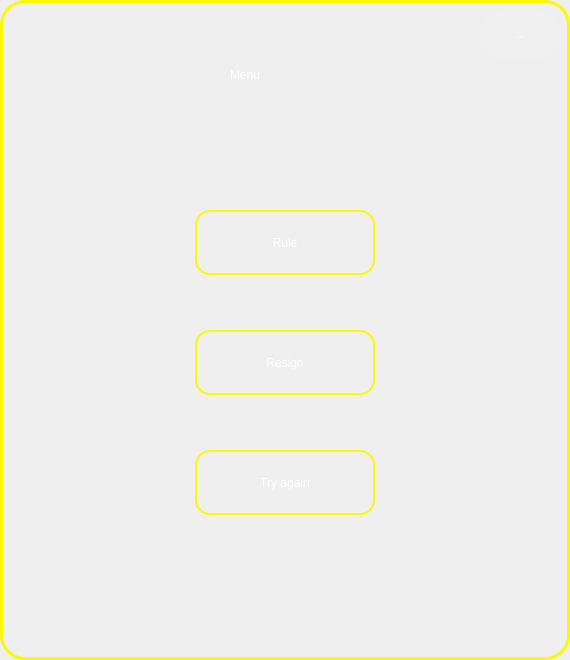
<?xml version="1.0" encoding="UTF-8"?>
<ui version="4.0">
 <class>RightClick</class>
 <widget class="QFrame" name="RightClick">
  <property name="geometry">
   <rect>
    <x>0</x>
    <y>0</y>
    <width>570</width>
    <height>660</height>
   </rect>
  </property>
  <property name="windowTitle">
   <string>Frame</string>
  </property>
  <property name="styleSheet">
   <string notr="true">#RightClick{
border-radius:25px;
border:3px solid rgb(249, 249, 0);
background-image: url(:/images/rule_background.png);
}</string>
  </property>
  <property name="frameShape">
   <enum>QFrame::StyledPanel</enum>
  </property>
  <property name="frameShadow">
   <enum>QFrame::Raised</enum>
  </property>
  <widget class="QLabel" name="menu">
   <property name="geometry">
    <rect>
     <x>230</x>
     <y>30</y>
     <width>150</width>
     <height>90</height>
    </rect>
   </property>
   <property name="styleSheet">
    <string notr="true">font: 36pt &quot;Blackadder ITC&quot;;
color:white;</string>
   </property>
   <property name="text">
    <string>Menu</string>
   </property>
  </widget>
  <widget class="QToolButton" name="rule">
   <property name="geometry">
    <rect>
     <x>195</x>
     <y>210</y>
     <width>180</width>
     <height>65</height>
    </rect>
   </property>
   <property name="styleSheet">
    <string notr="true">border-radius:15px;
border:2px solid rgb(249, 249, 0);
background-color: rgba(255, 255, 254, 0);
font: italic 20pt &quot;Bodoni MT&quot;;
color:white;</string>
   </property>
   <property name="text">
    <string>Rule</string>
   </property>
  </widget>
  <widget class="QToolButton" name="resign">
   <property name="geometry">
    <rect>
     <x>195</x>
     <y>330</y>
     <width>180</width>
     <height>65</height>
    </rect>
   </property>
   <property name="styleSheet">
    <string notr="true">border-radius:15px;
border:2px solid rgb(249, 249, 0);
background-color: rgba(255, 255, 254, 0);
font: italic 20pt &quot;Bodoni MT&quot;;
color:white;</string>
   </property>
   <property name="text">
    <string>Resign</string>
   </property>
  </widget>
  <widget class="QToolButton" name="tryAgain">
   <property name="geometry">
    <rect>
     <x>195</x>
     <y>450</y>
     <width>180</width>
     <height>65</height>
    </rect>
   </property>
   <property name="styleSheet">
    <string notr="true">border-radius:15px;
border:2px solid rgb(249, 249, 0);
background-color: rgba(255, 255, 254, 0);
font: italic 20pt &quot;Bodoni MT&quot;;
color:white;</string>
   </property>
   <property name="text">
    <string>Try again</string>
   </property>
  </widget>
  <widget class="QToolButton" name="back">
   <property name="geometry">
    <rect>
     <x>480</x>
     <y>10</y>
     <width>80</width>
     <height>50</height>
    </rect>
   </property>
   <property name="styleSheet">
    <string notr="true">font: 48pt &quot;Algerian&quot;;
color:white;
background-color: rgba(255, 255, 254, 20);
border-radius:25px;</string>
   </property>
   <property name="text">
    <string>→</string>
   </property>
  </widget>
 </widget>
 <resources/>
 <connections/>
</ui>
